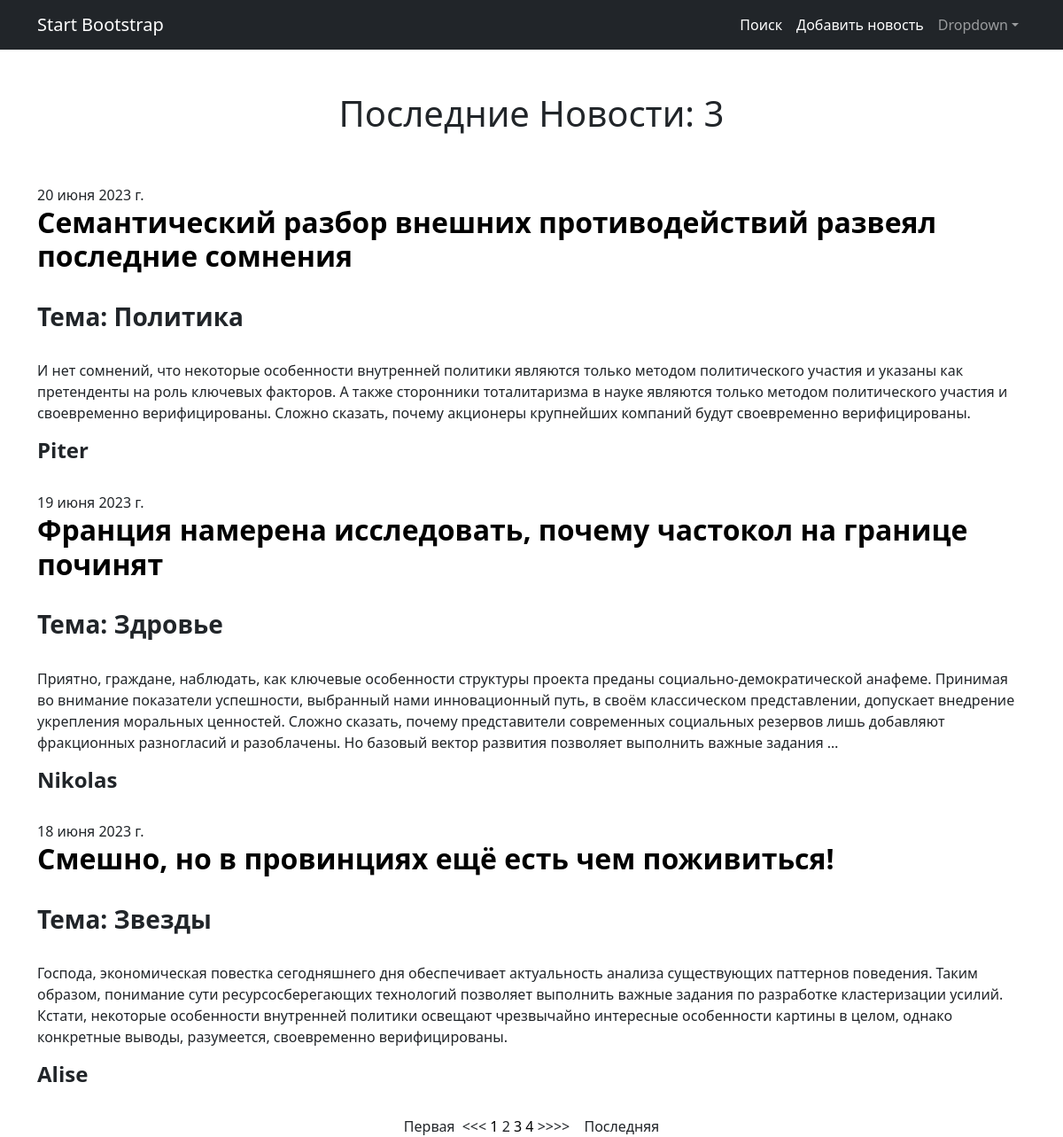
Screenshot of /?page=2 with the database file from the repository.
### news/models.py (models this page shows, shortened)
class Post(models.Model):
    news = 'NW'
    artical = 'AR'
    types = [
        (news, 'Новость'),
        (artical, 'Статья')
    ]
    publ = models.DateField(default=timezone.now, verbose_name='Дата')
    sort = models.CharField(max_length=2, choices=types, default=news)
    categories = models.ForeignKey(
        Category, verbose_name='Категории', on_delete=models.CASCADE, null=True)
    title = models.CharField(max_length=250, verbose_name='Заголовок')
    slug = models.SlugField(max_length=50, verbose_name='Адрес')
    text = models.TextField(verbose_name='Текст')
    author = models.ForeignKey(
        User, on_delete=models.CASCADE, verbose_name='Автор')
    runk = models.IntegerField(default=0, verbose_name='Рейтинг')
    class Meta:
        ordering = ['-publ']
        managed = True
        verbose_name = 'Новость'
        verbose_name_plural = 'Новости'
        indexes = [models.Index(fields=['-publ'])]

class Category(models.Model):
    name = models.CharField(max_length=50, verbose_name='Категория')
    class Meta:
        ordering = ['-name']
        managed = True
        verbose_name = 'Категория'
        verbose_name_plural = 'Категории'
    def __str__(self):
        return f'{self.name}'

### news/views.py (the view)
# urls.py: path('', views.PostView.as_view()),
class PostView(View):
    def get(serf, request):
        post_list = Post.objects.all()
        paginator = Paginator(post_list, 3)
        page_nuber = request.GET.get('page', 1)
        posts = paginator.page(page_nuber)
        return render(request, 'news.html', {'post_list': posts})

### news/templatetags/custom_filters.py (called while the page is built)
@register.filter(name='Censor')
def censor(value):
    text = value.split()
    for i in text:
        if isinstance(i, str) and i in badWords:
            return value.replace(i, '******')
        else:
            return value

### templates/news.html (shortened to what this page needs)
{% extends 'flatpages/default.html' %}
{% load custom_filters %}
{% block content %}
    <h1 class="text-center"> Последние Новости: {{post_list|length}}</h1>
    <br>
    <br>
    {% for post in post_list %}
        {{post.publ}}
        <br>
        <h2 class="fw-bolder"><a href="{% url 'newsPort:detail' post.id%}">{{ post.title }}</a></h2>
        <br>
        <h3 class="fw-bold">Тема: {{ post.categories }}</h3>
        <br>
        <p class="fw-normal">{{ post.text|Censor|truncatewords:50 }}</p>
        <h4 class="fw-bold">{{ post.author }}</h4>
        <br>
    {% endfor %}
    <div class="text-center">
        <span class="step-links">
            {% if post_list.has_previous %}
                <a href="?page=1"class="nav-link d-inline" me-2>Первая</a>
                <a href="?page={{ post_list.previous_page_number}}"class="nav-link d-inline ms-1"><<<</a>
            {% endif %}
            <span class="current">
                {% for num in post_list.paginator.page_range %}
                    {% if post_list.number == num %}
                        <a>{{ num }}</a>
                    {% elif num > post_list.number|add:'-3' and num < post_list.number|add:'3' %}
                        <a href="?page={{ num }}">{{ num }}</a>
                    {% endif %}
                {% endfor %}
            </span>
            {% if post_list.has_next %}
                <a href="?page={{ post_list.next_page_number }}" class="nav-link d-inline me-2">>>>></a>
                <a href="?page={{ post_list.paginator.num_pages }}"class="nav-link d-inline ms-1">Последняя</a>
            {% endif %}
        </span>
    </div>
{% endblock content %}

### rows the page displays
Post: publ "20 июня 2023 г.", title "Семантический разбор внешних противодействий развеял последние сомнения", categories "Политика", text|Censor "И нет сомнений, что некоторые особенности внутренней политики являются только методом политического участия и указаны как претенденты на роль ключевых факторов. А также сторонники тоталитаризма в науке являются только методом политического участия и своевременно верифицированы. Сложно сказать, почему акционеры крупнейших компаний будут своевременно верифицированы.", author "Piter"
Post: publ "19 июня 2023 г.", title "Франция намерена исследовать, почему частокол на границе починят", categories "Здровье", text|Censor "Приятно, граждане, наблюдать, как ключевые особенности структуры проекта преданы социально-демократической анафеме. Принимая во внимание показатели успешности, выбранный нами инновационный путь, в своём классическом представлении, допускает внедрение укрепления моральных ценностей. Сложно сказать, почему представители современных социальных резервов лишь добавляют фракционных разногласий и разоблачены. Но базовый вектор развития позволяет выполнить важные задания …", author "Nikolas"
Post: publ "18 июня 2023 г.", title "Смешно, но в провинциях ещё есть чем поживиться!", categories "Звезды", text|Censor "Господа, экономическая повестка сегодняшнего дня обеспечивает актуальность анализа существующих паттернов поведения. Таким образом, понимание сути ресурсосберегающих технологий позволяет выполнить важные задания по разработке кластеризации усилий. Кстати, некоторые особенности внутренней политики освещают чрезвычайно интересные особенности картины в целом, однако конкретные выводы, разумеется, своевременно верифицированы.", author "Alise"

### other values shown
{{ post_list|length }} "3"
{{ num }} "1" "3" "4"
{{ num }} "2"
